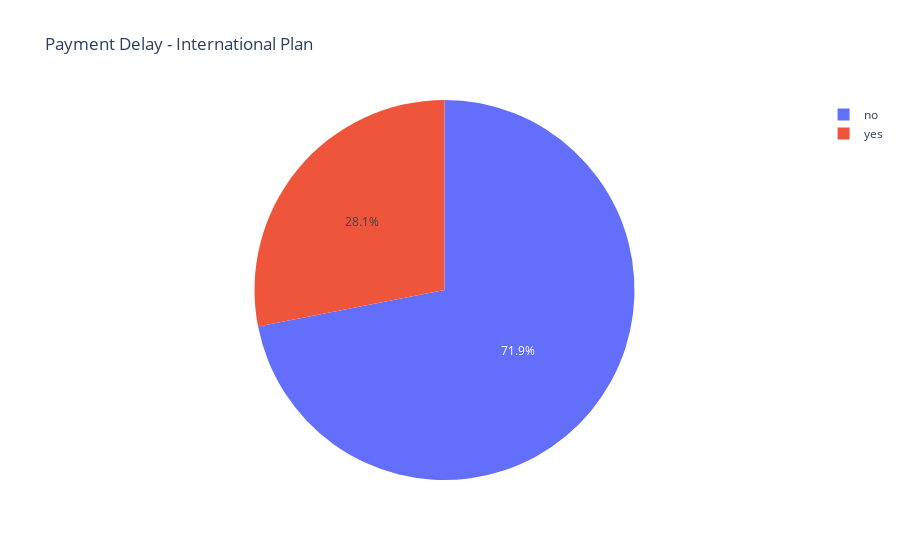
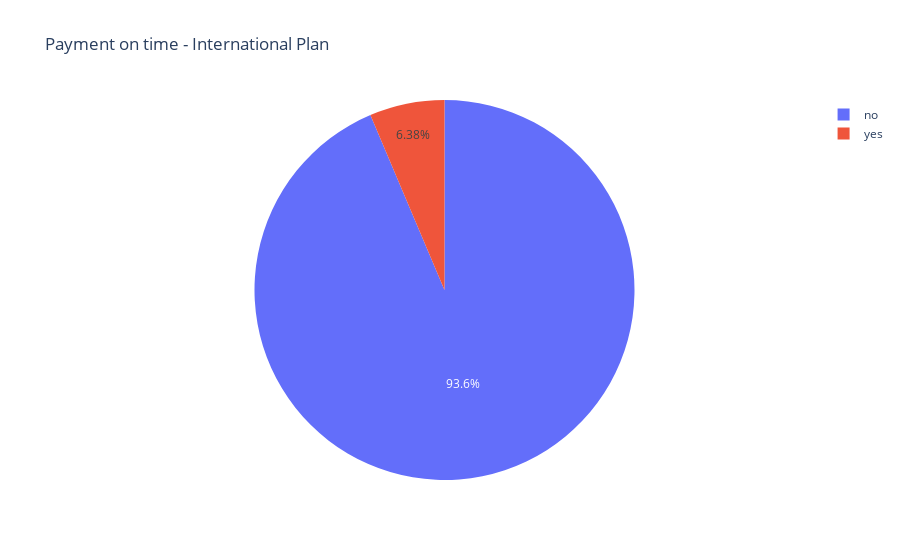

Notebook source saved alongside these figures, in order:
### Markdown cell above
We'll further analyze the "binary" columns, the one that only contain yes/no values.

### Code cell
# y.head(20)
fig = px.pie(df[df['payment_delay'] == 'yes'], names='international_plan', title='Payment Delay - International Plan')
fig.show()

fig = px.pie(df[df['payment_delay'] == 'no'], names='international_plan', title='Payment on time - International Plan')
fig.show()

### Figure 1 — Plotly figure (JSON) as saved in the notebook; plotly's stock layout.template omitted (floating-point values rounded to 4 significant figures; data arrays with more than 128 entries replaced by an {"elided": "..."} marker saying what was removed)
{"data": [{"domain": {"x": [0, 1], "y": [0, 1]}, "hovertemplate": "international_plan=%{label}<extra></extra>", "labels": {"elided": "413 str values"}, "legendgroup": "", "name": "", "showlegend": true, "type": "pie"}], "layout": {"legend": {"tracegroupgap": 0}, "title": {"text": "Payment Delay - International Plan"}}}

### Figure 2 — Plotly figure (JSON) as saved in the notebook; plotly's stock layout.template omitted (floating-point values rounded to 4 significant figures; data arrays with more than 128 entries replaced by an {"elided": "..."} marker saying what was removed)
{"data": [{"domain": {"x": [0, 1], "y": [0, 1]}, "hovertemplate": "international_plan=%{label}<extra></extra>", "labels": {"elided": "2587 str values"}, "legendgroup": "", "name": "", "showlegend": true, "type": "pie"}], "layout": {"legend": {"tracegroupgap": 0}, "title": {"text": "Payment on time - International Plan"}}}
